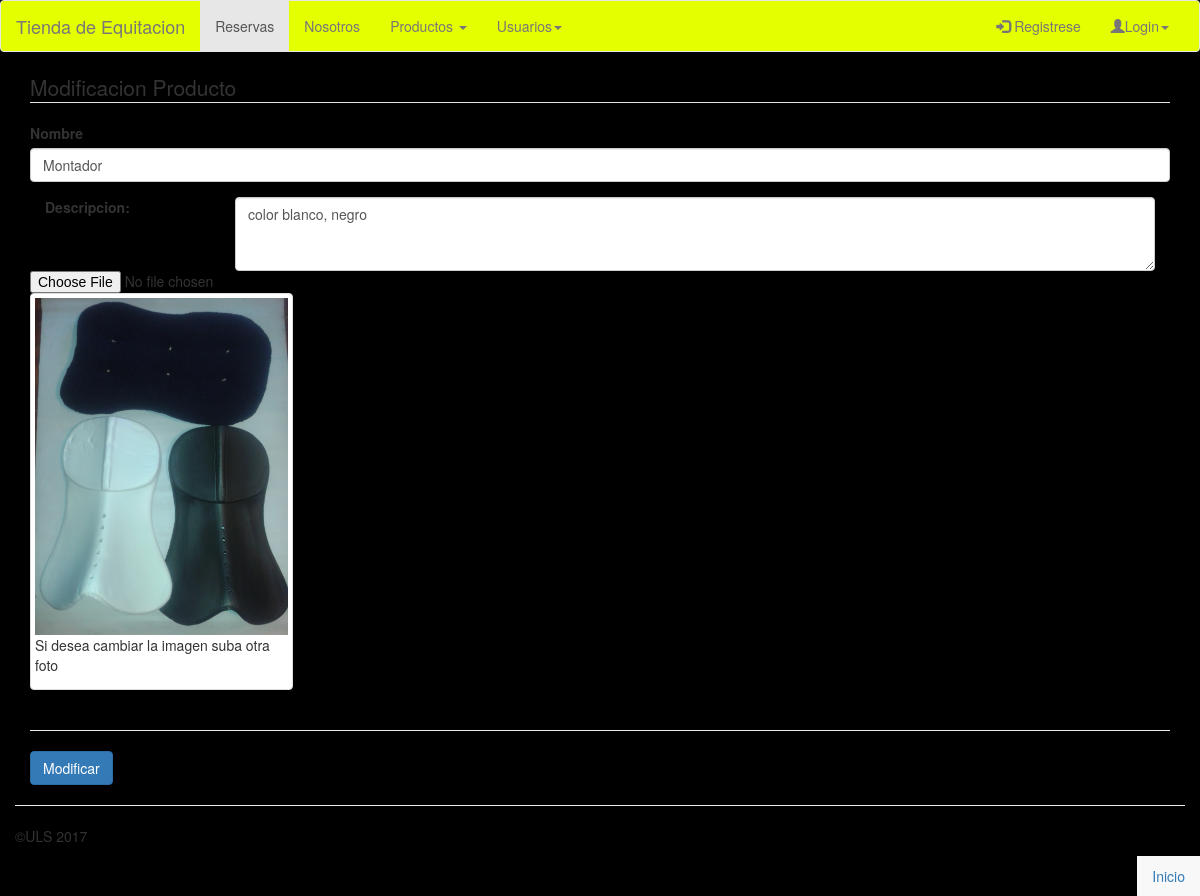
Screenshot of /formSitio2.php?id=2 with the database file from the repository.
### tables this page shows
CREATE TABLE `sitios2` (
  `idSitio2` int(11) NOT NULL,
  `nombre` varchar(60) NOT NULL,
  `descripcion` varchar(500) NOT NULL,
  `foto` varchar(100) NOT NULL
);

### Sitio2.php (called while the page is built, shortened)
<?php
	class Sitio2
	{
		private $idSitio2,$nombre,$descripcion,$foto;
		function __construct($nombre,$descripcion,$foto,$idSitio2=null)
		{
			$this->nombre=$nombre;
			$this->descripcion=$descripcion;
			$this->foto=$foto;
		}
		static function ListarSitio2($id)
		{
			$pdo = Conexion::conectar();
			$sql="SELECT * FROM sitios2 WHERE idSitio2 = :id";
			$query = $pdo->prepare($sql);
			$query->bindParam(':id',$id);
			$query->execute();
			return $query->fetchAll(PDO::FETCH_CLASS|PDO::FETCH_PROPS_LATE,'Sitio2',array('nombre','descripcion','foto'));
		}
		public function getFoto()
		{
			return $this->foto;
		}
		public function getNombre()
		{
			return $this->nombre;
		}
		public function getDesc()
		{
			return $this->descripcion;
		}
	}
 ?>

### formSitio2.php (the view, shortened to what this page needs)
<?php include('parciales/cabecera.php') ?>
<?php include('parciales/foot_cabecera.php') ?>
		<?php include('parciales/menu.php');
		include('Sitio2.php');
		if (isset($_GET['id'])){
			$arr=Sitio2::ListarSitio2($_GET['id']);
		}
		$sw = isset($arr);
		?>
		<div class="container">
		<form action="" method="POST" role="form" id="fsitio">
			<?php if ($sw) { ?>
				<legend>Modificacion Producto</legend>
			<?php }
			else {
			 ?>
			<legend>Añadir Nuevo Producto</legend>
			<?php } ?>
			<div class="form-group">
				<label for="nombre">Nombre</label>
				<input type="text" class="form-control" id="nombre" name="nombre" value="<?=$sw?$arr[0]->getNombre():''?>" placeholder="Nombre Producto">
			</div>
			<div class="form-group">
				<label for="textareaDescripcion" class="col-sm-2 control-label">Descripcion:</label>
				<div class="col-sm-10">
					<textarea name="descripcion" id="textareaDescripcion"  class="form-control" rows="3" required="required"><?=$sw?$arr[0]->getDesc():''?></textarea>
				</div>
			</div>
			<input type="file" name="foto">
			<?php if($sw){ ?>
			<div class="row">
				<div class="col-xs-12 col-sm-3 col-md-3 col-lg-3">
				<div class="thumbnail">
					<img src="<?=$sw?$arr[0]->getFoto():''?>" alt="">
					<p>Si desea cambiar la imagen suba otra foto</p>
				</div>
			</div>
			</div>
			<?php } ?>
			<hr>
			<?php if($sw){ ?>
			<button type="submit" class="btn btn-primary" id="btn">Modificar</button>
			<?php }
			else { ?>
			<button type="submit" class="btn btn-primary" id="btn">Guardar</button>
			<?php } ?>
		</form>
		<?php include('parciales/cabecera_footer.php') ?>
<?php include('parciales/footer.php') ?>

### css/estiloIndex2.css (style rules this page uses)
body { background-color: #000000; }

### rows the page displays
sitios2: nombre "Montador", descripcion "color blanco, negro", foto (picture)
